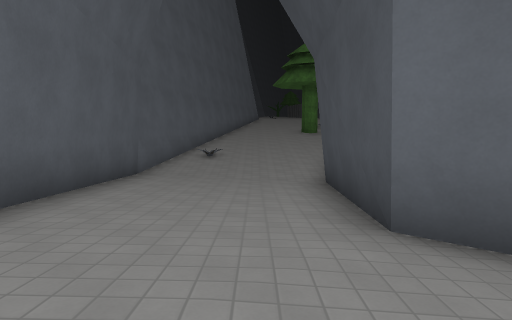
view 1 (above)

14 first-person views from a walk through a Godot game level. The camera is 1.5 m above the floor, tilts 6° down and sees 75° across. The floor is counted in squares, 2 m on a side. Each view is taken from the middle of a square. On the plan, view 1 faces up. The plan holds only what a view shows up to about 11 squares ahead; the rest is blank. The place goes on beyond the plan. Flat picture figures and markers are left out. Characters and animated objects are left out. Surface patterns are stand-ins for the level's own textures.

view 2
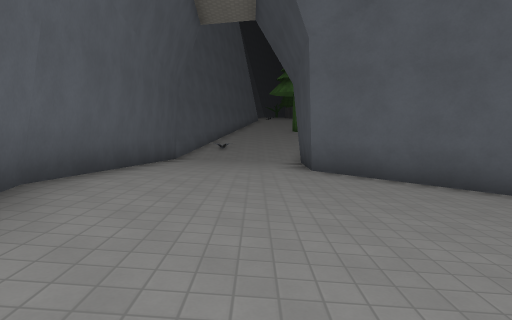

view 3
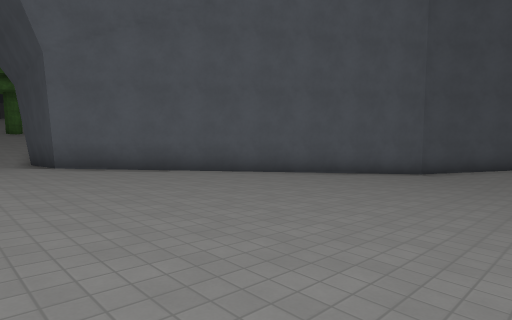

view 4
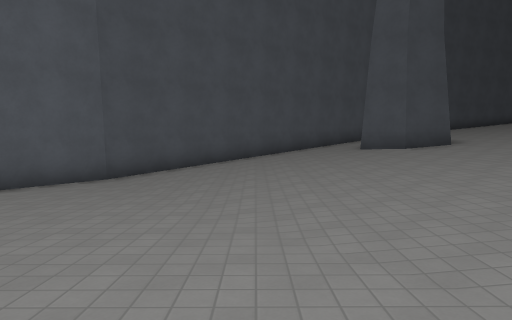

view 5
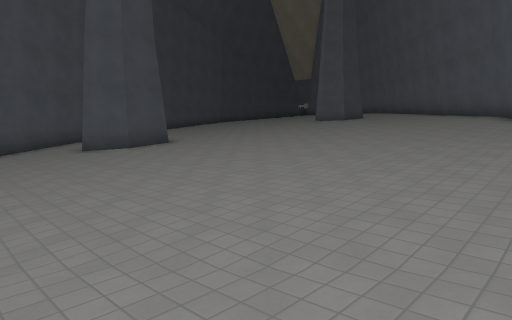

view 6
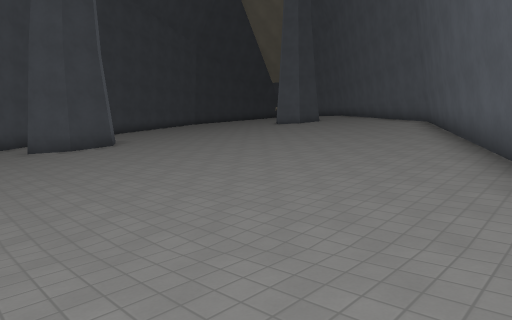

view 7
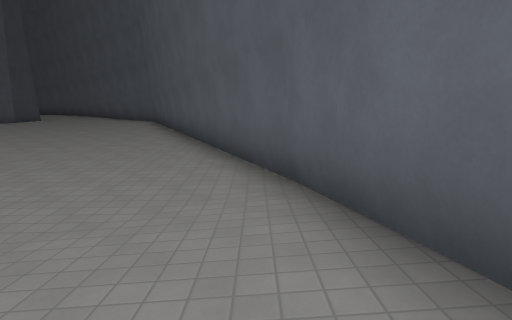

view 8
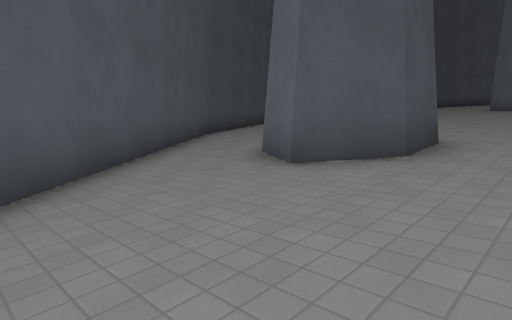

view 9
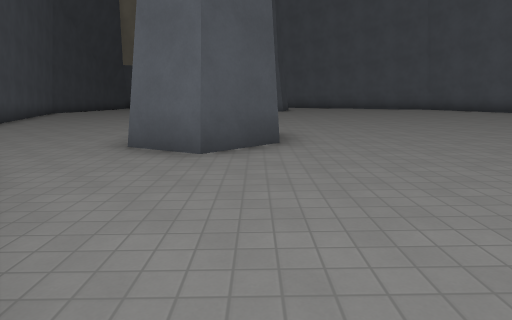

view 10
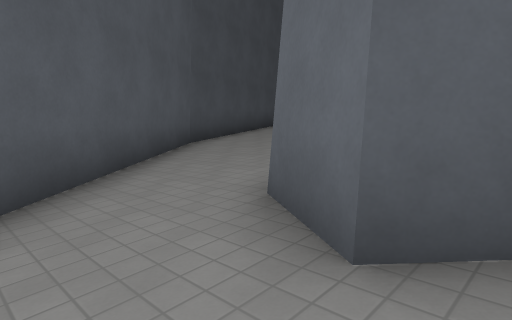

view 11
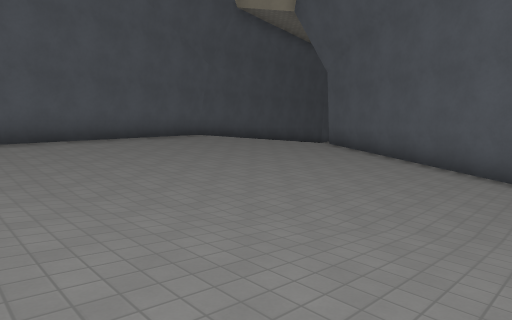

view 12
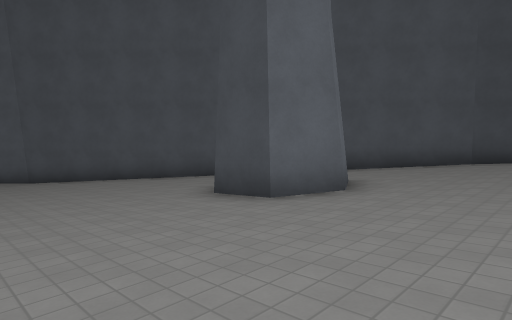

view 13
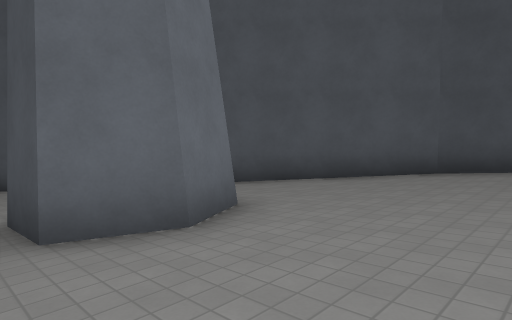

view 14
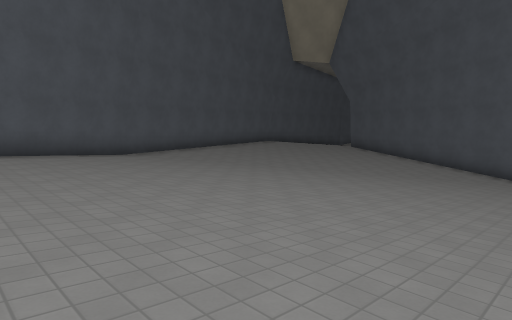

### Floor plan
Key: @ floor where view 1 was taken; # wall or solid block; . main floor; : floor 0.25 m higher than the main floor; - floor 0.25 m lower than the main floor; + floor 0.5 m higher than the main floor; _ floor 0.5 m lower than the main floor; * floor 0.75 m higher than the main floor; < floor 0.75 m lower than the main floor; % floor 1 m higher than the main floor; ( floor 1 m lower than the main floor; ! floor 1.25 m lower than the main floor; / step, stairs or slope.
Columns run from 3 left of view 1 to 20 right of it. Each row starts with its distance up from view 1.
 11 #-/---
 10 #_/___
  9 #<<<_/
  8 #((<<
  7 #<<<(#
  6 #<<<<#
  5 #____#
  4 #-___#
  3 #----##
  2 #..--_##
  1 #...--_###
  0 #::@--__<###
 -1 #::..-__<<(###
 -2 ##:..-__<<((!##
 -3  #:..-__<<((!!##
 -4  #:..--_<<(((!!##
 -5  #:..--_<<((((((##
 -6  #:..--_<<<<<<<<(##
 -7  ##..--_______<<<<#
 -8   #..------_______##
 -9   #.....---------__##
-10   #::..........###--##
-11   ##::::::::...###...##
-12    #+++++:::::::#:....#
-13    ##*+++++++++:::::::##
-14     #********++++++++::#
-15     ##%%%%*********++++#

Where each view was taken, in squares from view 1:
view 1: 0 up, 0 right, facing up
view 2: 4 down, 0 right, facing up
view 3: 6 down, 1 left, facing up-right
view 4: 6 down, 2 right, facing right
view 5: 6 down, 2 right, facing down-right
view 6: 7 down, 0 right, facing down-right
view 7: 6 down, 0 right, facing down
view 8: 6 down, 10 right, facing down-right
view 9: 5 down, 12 right, facing down
view 10: 8 down, 12 right, facing down-right
view 11: 8 down, 8 right, facing up-left
view 12: 15 down, 8 right, facing up-right
view 13: 15 down, 11 right, facing up-right
view 14: 15 down, 11 right, facing up-left
